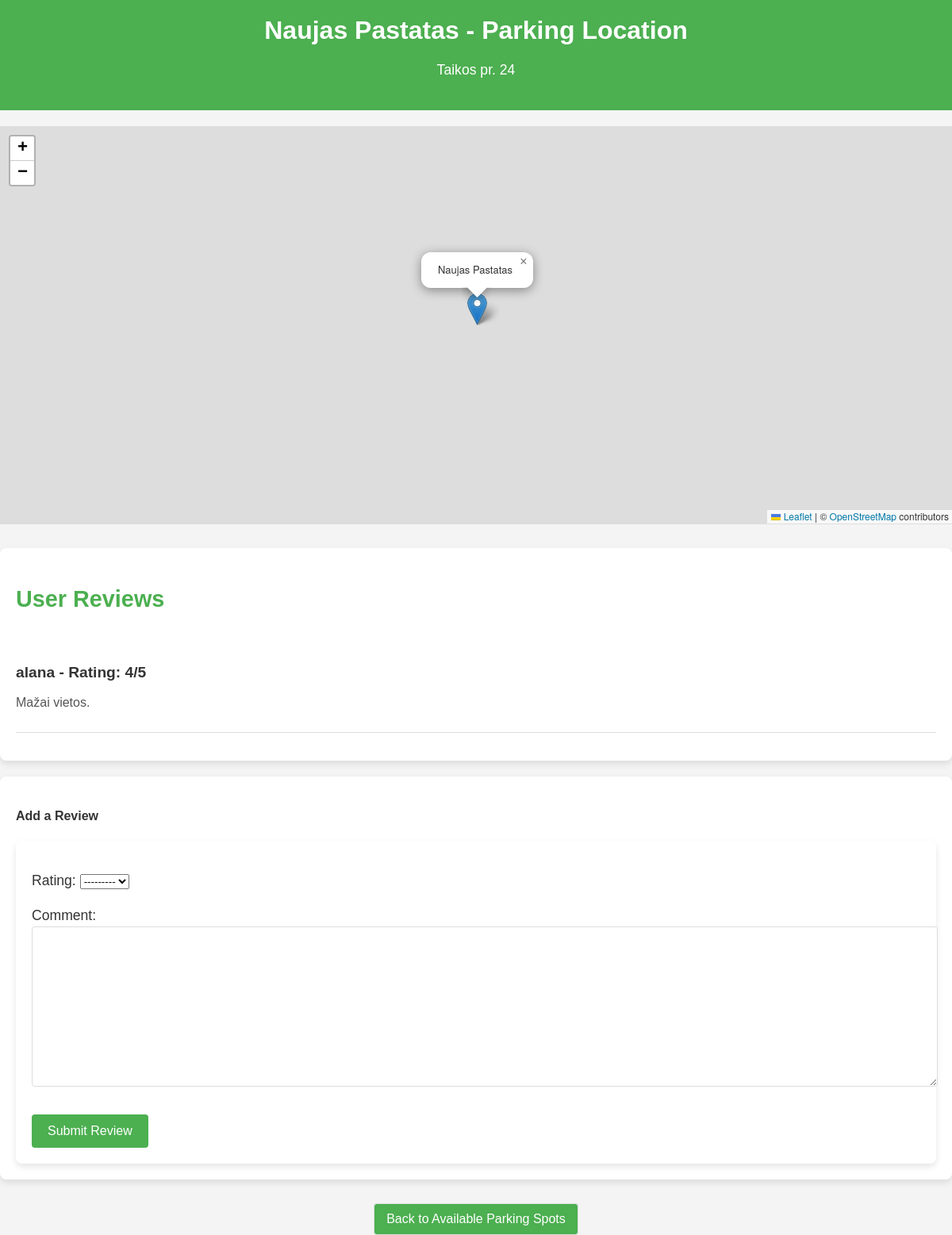
/parking/location/13/ (signed in), run on the app's committed database.
### parking/models.py (models this page shows, shortened)
class ParkingLocation(models.Model):
    name = models.CharField(max_length=100)
    address = models.CharField(max_length=200, blank=True)
    latitude = models.FloatField(null=True, blank=True)  # New field for latitude
    longitude = models.FloatField(null=True, blank=True)  # New field for longitude

class Review(models.Model):
    location = models.ForeignKey(ParkingLocation, related_name='reviews', on_delete=models.CASCADE)
    user = models.ForeignKey(User, on_delete=models.CASCADE)
    rating = models.IntegerField(choices=[(1, '1'), (2, '2'), (3, '3'), (4, '4'), (5, '5')])
    comment = models.TextField()

### parking/views.py (the view)
# urls.py: path('location/<int:location_id>/', views.parking_location_profile, name='parking_location_profile'),
@login_required
def parking_location_profile(request, location_id):
    location = get_object_or_404(ParkingLocation, id=location_id)
    reviews = Review.objects.filter(location=location)  # Get all reviews for this location
    if request.method == 'POST':
        form = ReviewForm(request.POST)
        if form.is_valid():
            review = form.save(commit=False)
            review.location = location
            review.user = request.user
            review.save()
            return redirect('parking_location_profile', location_id=location.id)
    else:
        form = ReviewForm()
    return render(request, 'parking/parking_locations_profile.html', {
        'location': location,
        'form': form,
        'reviews': reviews,  # Pass reviews to the template
    })

### parking/forms.py
class ReviewForm(forms.ModelForm):
    class Meta:
        model = Review
        fields = ['rating', 'comment']

### parking/templates/parking/parking_locations_profile.html (shortened to what this page needs)
<!DOCTYPE html>
<html lang="en">
<head>
    <link rel="stylesheet" href="https://unpkg.com/leaflet@1.7.1/dist/leaflet.css" />
</head>
<body>
    <header>
        <h2>{{ location.name }} - Parking Location</h2>
        <p>{{ location.address }}</p>
    </header>
    <div id="map"></div>
    <div class="review-container">
        <h3>User Reviews</h3>
        <div>
            {% for review in location.reviews.all %}
                <div class="review">
                    <h4>{{ review.user.username }} - Rating: {{ review.rating }}/5</h4>
                    <p>{{ review.comment }}</p>
                </div>
            {% empty %}
                <p class="review-empty">No reviews yet. Be the first to add one!</p>
            {% endfor %}
        </div>
    </div>
    <div class="review-container">
        <h4>Add a Review</h4>
        <form method="POST">
            {{ form.as_p }}
            <button type="submit">Submit Review</button>
        </form>
    </div>
    <div class="back-button-container">
        <a href="{% url 'parking_spots' %}" class="back-button">Back to Available Parking Spots</a>
    </div>
</body>
</html>

### parking/templates/parking/parking_locations_profile.html (style rules this page uses)
body { font-family: Arial, sans-serif; margin: 0; padding: 0; background-color: #f4f4f4; color: #333; }
header { background-color: #4CAF50; color: white; padding: 20px; text-align: center; }
h2 { margin: 0; font-size: 2rem; }
p { font-size: 1.1rem; line-height: 1.5; }
#map { width: 100%; height: 500px; border: 1px solid #ddd; margin-top: 20px; margin-bottom: 30px; }
.review-container { margin-top: 20px; background-color: #fff; padding: 20px; border-radius: 8px; box-shadow: 0 4px 8px rgba(0, 0, 0, 0.1); }
.review-container h3 { font-size: 1.8rem; color: #4CAF50; }
.review { border-bottom: 1px solid #ddd; padding: 10px 0; margin-bottom: 15px; }
.review h4 { font-size: 1.2rem; margin-bottom: 5px; color: #333; }
.review p { font-size: 1rem; line-height: 1.4; color: #555; }
form { background-color: #fff; padding: 20px; border-radius: 8px; box-shadow: 0 4px 8px rgba(0, 0, 0, 0.1); margin-top: 20px; }
form input[type="text"], form textarea { width: 100%; padding: 10px; margin-bottom: 10px; border: 1px solid #ddd; border-radius: 4px; font-size: 1rem; }
form button { background-color: #4CAF50; color: white; padding: 12px 20px; border: none; border-radius: 4px; font-size: 1rem; cursor: pointer; transition: background-color 0.3s ease; }
.back-button-container { text-align: center; margin-top: 30px; }
.back-button { background-color: #4CAF50; color: #333; padding: 10px 15px; border: 1px solid #ddd; border-radius: 4px; text-decoration: none; color: white; font-size: 1rem; display: inline-block; transition: background-color 0.3s ease; }

### data on the page
ParkingLocation: name "Naujas Pastatas", address "Taikos pr. 24"
Review: user.username "alana", rating "4", comment "Mažai vietos."
